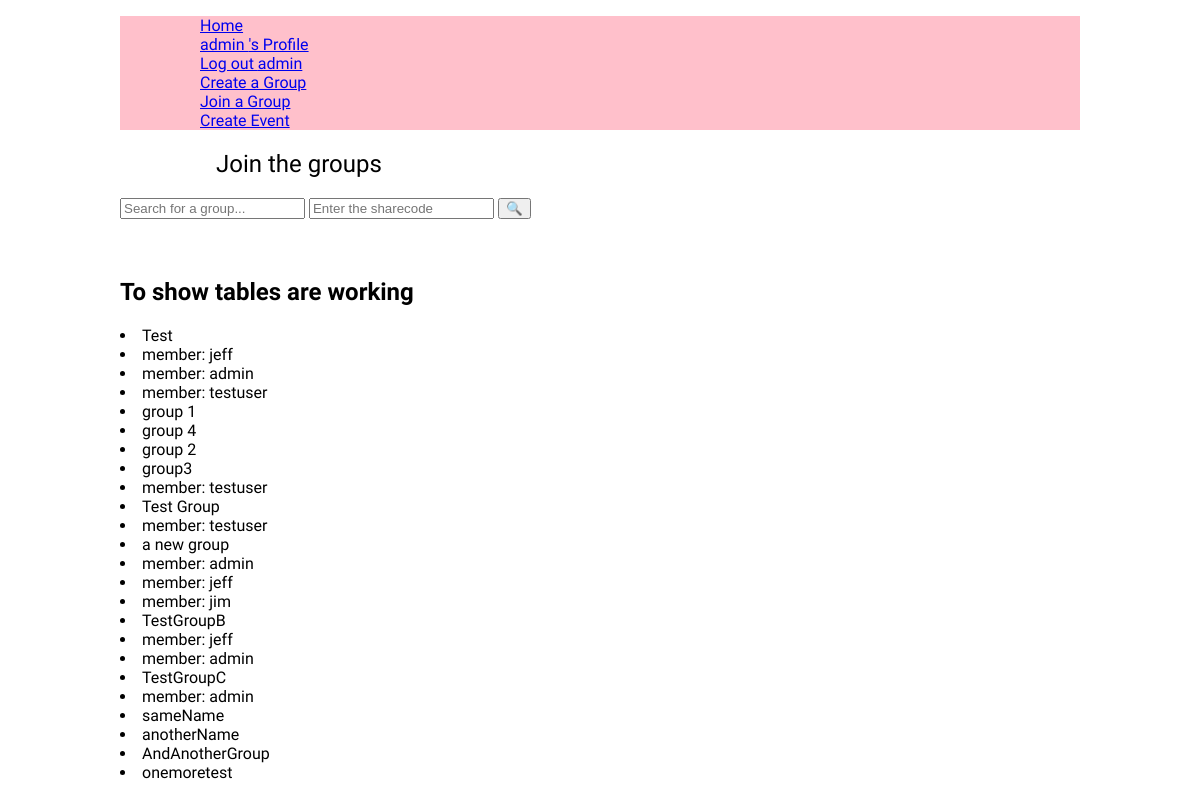
Before: /group/join/ (signed in) with the older database file.
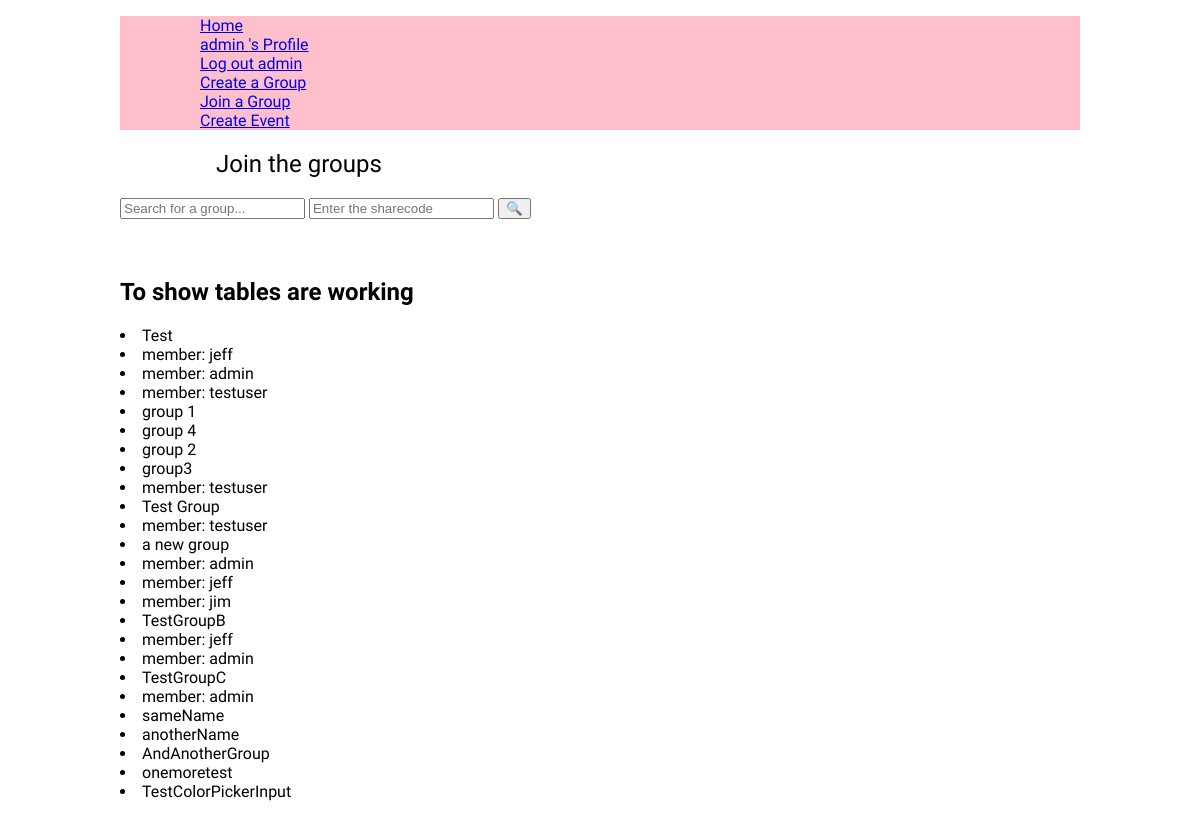
After: the same page with the newer database file.
### user_profile/models.py (models this page shows, shortened)
class CustomUser(AbstractUser):
    location = models.CharField(max_length=100, blank=True)
    phone_number = models.CharField( max_length=50, blank=True)
    date_joined = models.DateTimeField( auto_now_add=True)

### group_profile/models.py (models this page shows, shortened)
class GroupProfile(models.Model):
    members = models.ManyToManyField(CustomUser, through="UserGroupLink")
    GroupName = models.CharField(blank=False, max_length=128, unique=True)
    GroupColour = models.CharField(blank=False, default='#FFFFFF', max_length=7) #hex colour value, should link to color picker hex on the html side
    DateCreated = models.DateTimeField(auto_now_add=True,)#add the date it was created automatically
    GroupShareCode = models.CharField(
        blank=False,
        max_length=12,
        default=GenerateRandomShareCode
        )

### group_profile/views.py (the view)
# urls.py: path('join/', views.list_group, name='join'),
@login_required
def list_group(request):
    response=""
    if request.method == "POST":
        group_query = request.POST.get("group_search","")
        sharecode_query = request.POST.get("sharecode_test", "")
        if not group_query or not sharecode_query:
            print(group_query)
            response = "Request to join failed - Enter the exact name and sharecode again"
        else:
            group = GroupProfile.objects.filter(GroupName__iexact=group_query, GroupShareCode=sharecode_query).first()
            group.members.add(request.user, through_defaults={'status': 2})
            response = "Correct credentials entered. You are being added to the group"
    else:
        group_query=""
        sharecode_query=""
    groups = GroupProfile.objects.filter(GroupName__contains=group_query , GroupShareCode__contains=sharecode_query)#remove after testing
    return render(request, 'group_profile/join.html', {'groups': groups, 'response': response})

### group_profile/templates/group_profile/join.html (shortened to what this page needs)
{% extends "base.html" %}
{% load static %}
{% block content %}
    <section>
        <h1>Join the groups</h1>
            <form  method="post">
                <input type="text" name="group_search" value ="{{group_search}}"placeholder="Search for a group...">
                <input type="text" name="sharecode_test" value ="{{sharecode_test}}"placeholder="Enter the sharecode">
                <button type="submit">🔍</button>
            </form>
            <br>
        <h2>To show tables are working</h2>
        {% for group in groups %}
        <li>{{group.GroupName}}</li>
            {% for user in group.members.all %}
            <li>member: {{user.username}}</li>
            {% endfor %}
        {% endfor %}
    </section>
{% endblock content %}

### armonario_proj/templates/base.html (shortened to what this page needs)
{% extends "layout.html" %}
{% load static %}

### armonario_proj/templates/layout.html (shortened to what this page needs)
{% load static %}
{% url 'home' as home_url %}
{% url "profile" as profile_url %}
<!DOCTYPE html>
<html lang="en">
<head>
    <link rel="stylesheet" href="{% static 'css/style.css' %}">
</head>
<body>
    <header>
        <div>
            <nav>
                <ul>
                    {% if request.path != '/' %}
                        <ul><a href="/">Home</a></ul>
                    {% endif %}
                    {% if user.is_authenticated %}
                        <ul><a href="{% url "user:profile" %}">{{user.username}} 's Profile</a></ul>
                        <ul><a href="{% url "user:logout" %}">Log out {{user.username}}</a></ul>
                        <ul><a href="{% url "group:create" %}">Create a Group</a></ul>
                        <ul><a href="{% url "group:join" %}">Join a Group</a></ul>
                        <ul><a href="{% url "event:create" %}">Create Event</a></ul>
                    {% else %}
                        <ul><a href="{% url "user:login" %}">Log in</a></ul>
                        <ul><a href="{% url "user:register" %}">Register</a></ul>
                    {% endif %}
                </ul>
            </nav>
        </div>
    </header>
    <main >
        {% block content %}{% endblock content %}
    </main>
</body>
</html>

### armonario_proj/static/css/style.css (style rules this page uses)
:root { --title-font: "Tagesschrift", system-ui; --secondary-font: "Yuji Syuku", serif; }
h1 { font-family: var(--title-font); font-weight: 400; padding-left: 10%; }
body { margin: auto; width: 80%; font-family: var(--secondary-font); min-height: 100dvh; }
header { background-color: pink; }

Changed rows visible on the page:
added GroupProfile: GroupName "TestColorPickerInput"
